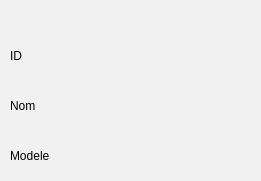
      <widget class="QGroupBox" name="groupBox_26">
       <property name="geometry">
        <rect>
         <x>20</x>
         <y>540</y>
         <width>261</width>
         <height>181</height>
        </rect>
       </property>
       <property name="styleSheet">
        <string notr="true">background-color: rgb(241, 241, 241);
border-radius: 10px black;
	border-radius: 10px  ;

</string>
       </property>
       <property name="title">
        <string/>
       </property>
       <widget class="QLabel" name="label_50">
        <property name="geometry">
         <rect>
          <x>10</x>
          <y>40</y>
          <width>31</width>
          <height>31</height>
         </rect>
        </property>
        <property name="styleSheet">
         <string notr="true">font: 11pt &quot;MS Shell Dlg 2&quot;;</string>
        </property>
        <property name="text">
         <string>ID</string>
        </property>
       </widget>
       <widget class="QPushButton" name="triID_3">
        <property name="geometry">
         <rect>
          <x>110</x>
          <y>40</y>
          <width>41</width>
          <height>31</height>
         </rect>
        </property>
        <property name="styleSheet">
         <string notr="true">/*-----QPushButton-----*/
image: url(:/triCroissant.png);
QPushButton
{
	background-color: qlineargradient(spread:pad, x1:0, y1:0.511, x2:1, y2:0.511, stop:0 
#92bf91
,stop:0.995192 rgba(0,0,0,0));



	color: #ffffff;
	font-size: 22px;
	font-weight: bold;
	border: 2px solid #9fbdb3;
	border-radius:10px;
	padding: 5px;
	

}

QPushButton::hover
{
background-color: qlineargradient(spread:pad, x1:0, y1:0.511, x2:1, y2:0.511, stop:0 rgba(0, 180, 150, 220),stop:1 rgba(50, 220, 200, 220));

	color: #2C3359; 

}
QPushButton::pressed
{background-color: qlineargradient(stop:0 rgba(0, 207, 179, 255),stop:1 rgba(70, 255, 230, 255));

	color: #2C3359; 

}
</string>
        </property>
        <property name="text">
         <string/>
        </property>
        <property name="icon">
         <iconset>
          <normaloff>../Downloads/337075855_605317437802974_4220689039509783446_n.png</normaloff>../Downloads/337075855_605317437802974_4220689039509783446_n.png</iconset>
        </property>
       </widget>
       <widget class="QPushButton" name="ID_desc_2">
        <property name="geometry">
         <rect>
          <x>180</x>
          <y>40</y>
          <width>41</width>
          <height>31</height>
         </rect>
        </property>
        <property name="styleSheet">
         <string notr="true">/*-----QPushButton-----*/
image: url(:/triDecroissant.png);
QPushButton
{
	background-color: qlineargradient(spread:pad, x1:0, y1:0.511, x2:1, y2:0.511, stop:0 
#92bf91
,stop:0.995192 rgba(0,0,0,0));



	color: #ffffff;
	font-size: 22px;
	font-weight: bold;
	border: 2px solid #9fbdb3;
	border-radius:10px;
	padding: 5px;
	

}

QPushButton::hover
{
background-color: qlineargradient(spread:pad, x1:0, y1:0.511, x2:1, y2:0.511, stop:0 rgba(0, 180, 150, 220),stop:1 rgba(50, 220, 200, 220));

	color: #2C3359; 

}
QPushButton::pressed
{background-color: qlineargradient(stop:0 rgba(0, 207, 179, 255),stop:1 rgba(70, 255, 230, 255));

	color: #2C3359; 

}
</string>
        </property>
        <property name="text">
         <string/>
        </property>
        <property name="icon">
         <iconset>
          <normaloff>../Downloads/334897169_707582544440547_3617308460356323247_n.png</normaloff>../Downloads/334897169_707582544440547_3617308460356323247_n.png</iconset>
        </property>
       </widget>
       <widget class="QLabel" name="label_51">
        <property name="geometry">
         <rect>
          <x>10</x>
          <y>90</y>
          <width>81</width>
          <height>31</height>
         </rect>
        </property>
        <property name="styleSheet">
         <string notr="true">font: 11pt &quot;MS Shell Dlg 2&quot;;</string>
        </property>
        <property name="text">
         <string>Nom</string>
        </property>
       </widget>
       <widget class="QPushButton" name="nom_az">
        <property name="geometry">
         <rect>
          <x>110</x>
          <y>90</y>
          <width>41</width>
          <height>31</height>
         </rect>
        </property>
        <property name="styleSheet">
         <string notr="true">/*-----QPushButton-----*/
image: url(:/triCroissant.png);
QPushButton
{
	background-color: qlineargradient(spread:pad, x1:0, y1:0.511, x2:1, y2:0.511, stop:0 
#92bf91
,stop:0.995192 rgba(0,0,0,0));



	color: #ffffff;
	font-size: 22px;
	font-weight: bold;
	border: 2px solid #9fbdb3;
	border-radius:10px;
	padding: 5px;
	

}

QPushButton::hover
{
background-color: qlineargradient(spread:pad, x1:0, y1:0.511, x2:1, y2:0.511, stop:0 rgba(0, 180, 150, 220),stop:1 rgba(50, 220, 200, 220));

	color: #2C3359; 

}
QPushButton::pressed
{background-color: qlineargradient(stop:0 rgba(0, 207, 179, 255),stop:1 rgba(70, 255, 230, 255));

	color: #2C3359; 

}
</string>
        </property>
        <property name="text">
         <string/>
        </property>
        <property name="icon">
         <iconset>
          <normaloff>../Downloads/337075855_605317437802974_4220689039509783446_n.png</normaloff>../Downloads/337075855_605317437802974_4220689039509783446_n.png</iconset>
        </property>
       </widget>
       <widget class="QPushButton" name="nom_desc">
        <property name="geometry">
         <rect>
          <x>180</x>
          <y>90</y>
          <width>41</width>
          <height>31</height>
         </rect>
        </property>
        <property name="styleSheet">
         <string notr="true">/*-----QPushButton-----*/
image: url(:/triDecroissant.png);
QPushButton
{
	background-color: qlineargradient(spread:pad, x1:0, y1:0.511, x2:1, y2:0.511, stop:0 
#92bf91
,stop:0.995192 rgba(0,0,0,0));



	color: #ffffff;
	font-size: 22px;
	font-weight: bold;
	border: 2px solid #9fbdb3;
	border-radius:10px;
	padding: 5px;
	

}

QPushButton::hover
{
background-color: qlineargradient(spread:pad, x1:0, y1:0.511, x2:1, y2:0.511, stop:0 rgba(0, 180, 150, 220),stop:1 rgba(50, 220, 200, 220));

	color: #2C3359; 

}
QPushButton::pressed
{background-color: qlineargradient(stop:0 rgba(0, 207, 179, 255),stop:1 rgba(70, 255, 230, 255));

	color: #2C3359; 

}
</string>
        </property>
        <property name="text">
         <string/>
        </property>
        <property name="icon">
         <iconset>
          <normaloff>../Downloads/334897169_707582544440547_3617308460356323247_n.png</normaloff>../Downloads/334897169_707582544440547_3617308460356323247_n.png</iconset>
        </property>
       </widget>
       <widget class="QLabel" name="label_52">
        <property name="geometry">
         <rect>
          <x>10</x>
          <y>140</y>
          <width>61</width>
          <height>31</height>
         </rect>
        </property>
        <property name="styleSheet">
         <string notr="true">font: 11pt &quot;MS Shell Dlg 2&quot;;</string>
        </property>
        <property name="text">
         <string>Modele</string>
        </property>
       </widget>
       <widget class="QPushButton" name="trimodele">
        <property name="geometry">
         <rect>
          <x>110</x>
          <y>140</y>
          <width>41</width>
          <height>31</height>
         </rect>
        </property>
        <property name="styleSheet">
         <string notr="true">/*-----QPushButton-----*/
image: url(:/triCroissant.png);
QPushButton
{
	background-color: qlineargradient(spread:pad, x1:0, y1:0.511, x2:1, y2:0.511, stop:0 
#92bf91
,stop:0.995192 rgba(0,0,0,0));



	color: #ffffff;
	font-size: 22px;
	font-weight: bold;
	border: 2px solid #9fbdb3;
	border-radius:10px;
	padding: 5px;
	

}

QPushButton::hover
{
background-color: qlineargradient(spread:pad, x1:0, y1:0.511, x2:1, y2:0.511, stop:0 rgba(0, 180, 150, 220),stop:1 rgba(50, 220, 200, 220));

	color: #2C3359; 

}
QPushButton::pressed
{background-color: qlineargradient(stop:0 rgba(0, 207, 179, 255),stop:1 rgba(70, 255, 230, 255));

	color: #2C3359; 

}
</string>
        </property>
        <property name="text">
         <string/>
        </property>
        <property name="icon">
         <iconset>
          <normaloff>../Downloads/337075855_605317437802974_4220689039509783446_n.png</normaloff>../Downloads/337075855_605317437802974_4220689039509783446_n.png</iconset>
        </property>
       </widget>
       <widget class="QPushButton" name="tritypedesc_2">
        <property name="geometry">
         <rect>
          <x>180</x>
          <y>140</y>
          <width>41</width>
          <height>31</height>
         </rect>
        </property>
        <property name="styleSheet">
         <string notr="true">/*-----QPushButton-----*/
image: url(:/triDecroissant.png);
QPushButton
{
	background-color: qlineargradient(spread:pad, x1:0, y1:0.511, x2:1, y2:0.511, stop:0 
#92bf91
,stop:0.995192 rgba(0,0,0,0));



	color: #ffffff;
	font-size: 22px;
	font-weight: bold;
	border: 2px solid #9fbdb3;
	border-radius:10px;
	padding: 5px;
	

}

QPushButton::hover
{
background-color: qlineargradient(spread:pad, x1:0, y1:0.511, x2:1, y2:0.511, stop:0 rgba(0, 180, 150, 220),stop:1 rgba(50, 220, 200, 220));

	color: #2C3359; 

}
QPushButton::pressed
{background-color: qlineargradient(stop:0 rgba(0, 207, 179, 255),stop:1 rgba(70, 255, 230, 255));

	color: #2C3359; 

}
</string>
        </property>
        <property name="text">
         <string/>
        </property>
        <property name="icon">
         <iconset>
          <normaloff>../Downloads/334897169_707582544440547_3617308460356323247_n.png</normaloff>../Downloads/334897169_707582544440547_3617308460356323247_n.png</iconset>
        </property>
       </widget>
      </widget>
